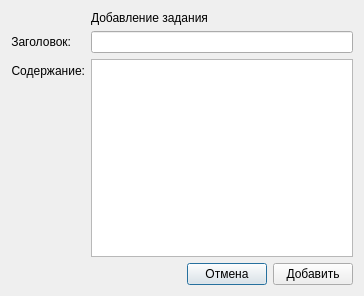
<?xml version="1.0" encoding="UTF-8"?>
<ui version="4.0">
 <class>Dialog</class>
 <widget class="QDialog" name="Dialog">
  <property name="geometry">
   <rect>
    <x>0</x>
    <y>0</y>
    <width>364</width>
    <height>296</height>
   </rect>
  </property>
  <property name="sizePolicy">
   <sizepolicy hsizetype="Fixed" vsizetype="Fixed">
    <horstretch>0</horstretch>
    <verstretch>0</verstretch>
   </sizepolicy>
  </property>
  <property name="windowTitle">
   <string>Dialog</string>
  </property>
  <property name="modal">
   <bool>true</bool>
  </property>
  <layout class="QFormLayout" name="formLayout">
   <item row="0" column="1">
    <widget class="QLabel" name="label">
     <property name="text">
      <string>Добавление задания</string>
     </property>
    </widget>
   </item>
   <item row="1" column="0">
    <widget class="QLabel" name="label_2">
     <property name="text">
      <string>Заголовок:</string>
     </property>
     <property name="alignment">
      <set>Qt::AlignRight|Qt::AlignTrailing|Qt::AlignVCenter</set>
     </property>
    </widget>
   </item>
   <item row="1" column="1">
    <widget class="QLineEdit" name="editTitle"/>
   </item>
   <item row="2" column="0">
    <widget class="QLabel" name="label_3">
     <property name="text">
      <string>Содержание:</string>
     </property>
     <property name="alignment">
      <set>Qt::AlignRight|Qt::AlignTrailing|Qt::AlignVCenter</set>
     </property>
    </widget>
   </item>
   <item row="2" column="1">
    <widget class="QTextEdit" name="editText"/>
   </item>
   <item row="3" column="1">
    <layout class="QHBoxLayout" name="horizontalLayout">
     <item>
      <spacer name="horizontalSpacer">
       <property name="orientation">
        <enum>Qt::Horizontal</enum>
       </property>
       <property name="sizeHint" stdset="0">
        <size>
         <width>40</width>
         <height>20</height>
        </size>
       </property>
      </spacer>
     </item>
     <item>
      <widget class="QPushButton" name="butCan">
       <property name="text">
        <string>Отмена</string>
       </property>
      </widget>
     </item>
     <item>
      <widget class="QPushButton" name="butOk">
       <property name="text">
        <string>Добавить</string>
       </property>
      </widget>
     </item>
    </layout>
   </item>
  </layout>
 </widget>
 <resources/>
 <connections/>
 <buttongroups>
  <buttongroup name="buttonGroup"/>
 </buttongroups>
</ui>
